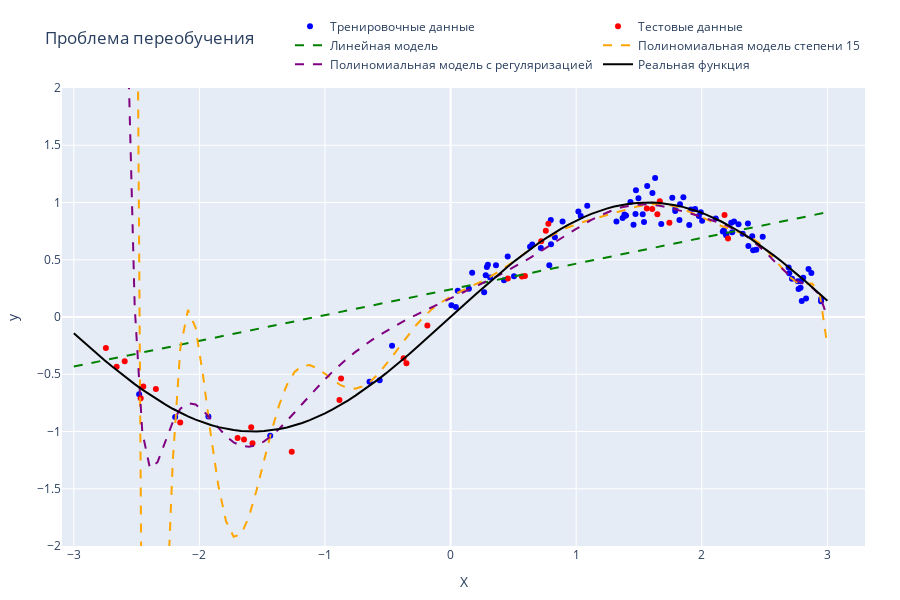

Source (notebook cell):
### Markdown cell above
## Переобучение

### Code cell
def true_function_overfitting(x: np.ndarray):
    return np.sin(x)


def generate_data_overfitting(
    n_samples: int = 100,
    noise: float = 0.1,
    bias_ratio: float = 0.8,
    start: float = -3,
    stop: float = 3,
    seed: int = 420,
):
    set_seed(seed)
    X = np.random.uniform(start, stop, size=n_samples)
    y = true_function_overfitting(X) + np.random.normal(0, noise, size=n_samples)

    # Создаем перекос в данных
    bias_samples = int(n_samples * bias_ratio)
    X[:bias_samples] = np.random.uniform(0, stop, size=bias_samples)
    y[:bias_samples] = true_function_overfitting(X[:bias_samples]) + np.random.normal(
        0, noise, size=bias_samples
    )

    return X.reshape(-1, 1), y


def show_overfitting(
    save_img: bool = False,
    seed: int = 420,
    overfitting_degree: int = 15,
    regularization: float = 2.0,
    start: float = -3,
    stop: float = 3,
):
    # Генерируем данные с "перекосом" в тренировочных и тестовых данных
    X_train, y_train = generate_data_overfitting(
        n_samples=90, noise=0.1, bias_ratio=0.85, start=start, stop=stop, seed=seed
    )
    X_test, y_test = generate_data_overfitting(
        n_samples=30, noise=0.1, bias_ratio=0.1, start=start, stop=stop, seed=seed
    )

    # 1. Линейная регрессия (недообучение)
    model_linear = LinearRegression()
    model_linear.fit(X_train, y_train)
    model_linear.predict(X_test)

    # 2. Полиномиальная регрессия высокой степени (переобучение)
    model_poly = make_pipeline(
        PolynomialFeatures(degree=overfitting_degree), LinearRegression()
    )
    model_poly.fit(X_train, y_train)
    model_poly.predict(X_test)

    # 3. Полиномиальная регрессия с регуляризацией (борьба с переобучением)
    model_poly_ridge = make_pipeline(
        PolynomialFeatures(degree=overfitting_degree), Ridge(alpha=regularization)
    )
    model_poly_ridge.fit(X_train, y_train)

    # Визуализация
    X_plot = np.linspace(start, stop, 100).reshape(-1, 1)
    y_true = true_function_overfitting(X_plot)

    fig = go.Figure(layout=go.Layout(yaxis={"range": [-2, 2]}))
    fig.add_trace(
        go.Scatter(
            x=X_train.flatten(),
            y=y_train,
            mode="markers",
            name="Тренировочные данные",
            marker={"color": "blue"},
        )
    )
    fig.add_trace(
        go.Scatter(
            x=X_test.flatten(),
            y=y_test,
            mode="markers",
            name="Тестовые данные",
            marker={"color": "red"},
        )
    )
    fig.add_trace(
        go.Scatter(
            x=X_plot.flatten(),
            y=model_linear.predict(X_plot),
            mode="lines",
            name="Линейная модель",
            line={"dash": "dash", "color": "green"},
        )
    )
    fig.add_trace(
        go.Scatter(
            x=X_plot.flatten(),
            y=model_poly.predict(X_plot),
            mode="lines",
            name=f"Полиномиальная модель степени {overfitting_degree}",
            line={"dash": "dash", "color": "orange"},
        )
    )
    fig.add_trace(
        go.Scatter(
            x=X_plot.flatten(),
            y=model_poly_ridge.predict(X_plot),
            mode="lines",
            name="Полиномиальная модель с регуляризацией",
            line={"dash": "dash", "color": "purple"},
        )
    )
    fig.add_trace(
        go.Scatter(
            x=X_plot.flatten(),
            y=y_true.flatten(),
            mode="lines",
            name="Реальная функция",
            line={"color": "black"},
        )
    )

    fig.update_layout(
        title="Проблема переобучения",
        legend={
            "orientation": "h",
            "yanchor": "bottom",
            "y": 1.02,
            "xanchor": "right",
            "x": 1,
        },
        xaxis_title="X",
        yaxis_title="y",
        width=900,
        height=600,
        margin=dict(l=30, r=35, t=50, b=30),
    )
    fig.show()

    if save_img:
        save_plotly("overfitting", fig)


show_overfitting(save_img=True)
